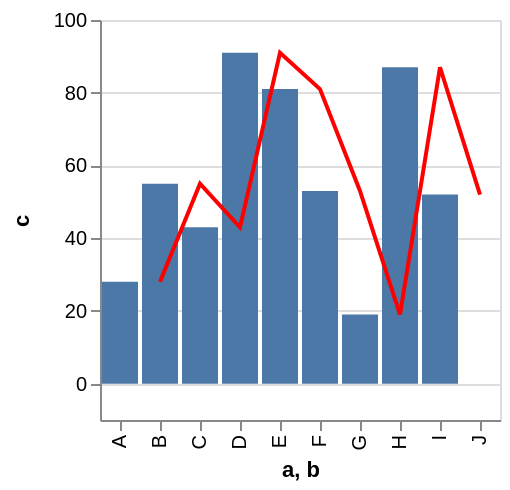

The Vega-Lite source for this figure:
### Vega specification from a JSON file in a GitHub repository (floating-point values rounded to 4 significant figures)
{"$schema": "https://vega.github.io/schema/vega/v4.json", "autosize": "pad", "padding": 5, "height": 200, "style": "cell", "data": [{"name": "source_0", "values": [{"a": "A", "b": "B", "c": 28}, {"a": "B", "b": "C", "c": 55}, {"a": "C", "b": "D", "c": 43}, {"a": "D", "b": "E", "c": 91}, {"a": "E", "b": "F", "c": 81}, {"a": "F", "b": "G", "c": 53}, {"a": "G", "b": "H", "c": 19}, {"a": "H", "b": "I", "c": 87}, {"a": "I", "b": "J", "c": 52}]}], "signals": [{"name": "x_step", "value": 20}, {"name": "width", "update": "bandspace(domain('x').length, 0.1, 0.05) * x_step"}], "marks": [{"name": "layer_0_marks", "type": "rect", "style": ["bar"], "from": {"data": "source_0"}, "encode": {"update": {"fill": [{"test": "datum[\"c\"] === null || isNaN(datum[\"c\"])", "value": null}, {"value": "#4c78a8"}], "tooltip": {"signal": "{\"a\": ''+datum[\"a\"], \"c\": format(datum[\"c\"], \"\")}"}, "x": {"scale": "x", "field": "a"}, "width": {"scale": "x", "band": true}, "y": {"scale": "y", "field": "c"}, "y2": {"scale": "y", "value": 0}}}}, {"name": "layer_1_marks", "type": "line", "style": ["line"], "sort": {"field": "datum[\"b\"]", "order": "descending"}, "from": {"data": "source_0"}, "encode": {"update": {"stroke": {"value": "red"}, "tooltip": {"signal": "{\"b\": ''+datum[\"b\"], \"c\": format(datum[\"c\"], \"\")}"}, "x": {"scale": "x", "field": "b", "band": 0.5}, "y": {"scale": "y", "field": "c"}, "defined": {"signal": "datum[\"c\"] !== null && !isNaN(datum[\"c\"])"}}}}], "scales": [{"name": "x", "type": "band", "domain": {"data": "source_0", "fields": ["a", "b"], "sort": true}, "range": {"step": {"signal": "x_step"}}, "paddingInner": 0.1, "paddingOuter": 0.05}, {"name": "y", "type": "linear", "domain": {"data": "source_0", "field": "c"}, "range": [{"signal": "height"}, 0], "nice": true, "zero": true, "padding": 5}], "axes": [{"scale": "x", "orient": "bottom", "grid": false, "title": "a, b", "labelAlign": "right", "labelAngle": 270, "labelBaseline": "middle", "labelOverlap": true, "zindex": 1}, {"scale": "y", "orient": "left", "grid": false, "title": "c", "labelOverlap": true, "tickCount": {"signal": "ceil(height/40)"}, "zindex": 1}, {"scale": "y", "orient": "left", "gridScale": "x", "grid": true, "tickCount": {"signal": "ceil(height/40)"}, "domain": false, "labels": false, "maxExtent": 0, "minExtent": 0, "ticks": false, "zindex": 0}], "config": {"axisY": {"minExtent": 30}}}
